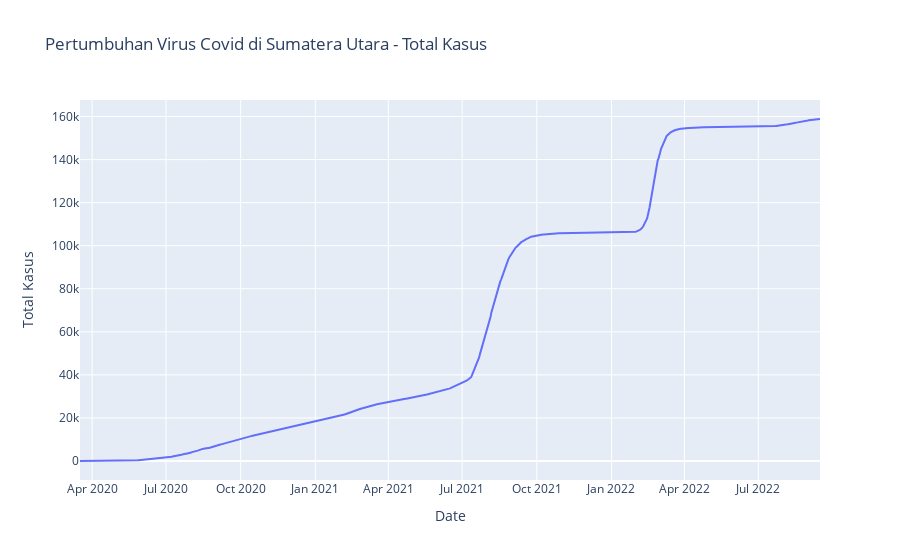

Source (notebook cell):
### Code cell
px.line(x = total_kasus['Date'], y = total_kasus['Total Cases'], labels={'x' : 'Date', 'y' : 'Total Kasus'}, title= 'Pertumbuhan Virus Covid di Sumatera Utara - Total Kasus')

### Figure 1 — Plotly figure (JSON) as saved in the notebook; plotly's stock layout.template omitted (floating-point values rounded to 4 significant figures; data arrays with more than 128 entries replaced by an {"elided": "..."} marker saying what was removed)
{"data": [{"hovertemplate": "Date=%{x}<br>Total Kasus=%{y}<extra></extra>", "legendgroup": "", "line": {"color": "#636efa", "dash": "solid"}, "marker": {"symbol": "circle"}, "mode": "lines", "name": "", "orientation": "v", "showlegend": false, "type": "scatter", "x": {"elided": "913 str values"}, "xaxis": "x", "y": {"elided": "913 int values"}, "yaxis": "y"}], "layout": {"legend": {"tracegroupgap": 0}, "title": {"text": "Pertumbuhan Virus Covid di Sumatera Utara - Total Kasus"}, "xaxis": {"anchor": "y", "domain": [0, 1], "title": {"text": "Date"}}, "yaxis": {"anchor": "x", "domain": [0, 1], "title": {"text": "Total Kasus"}}}}
